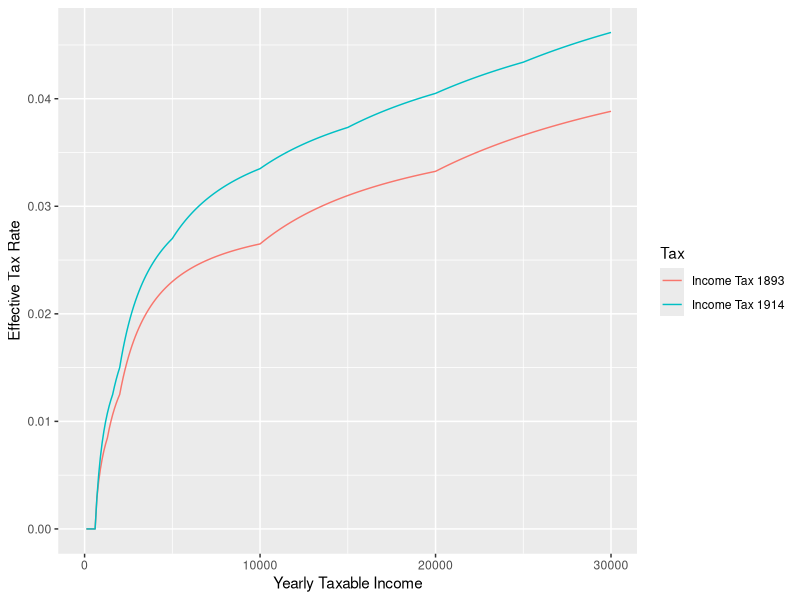
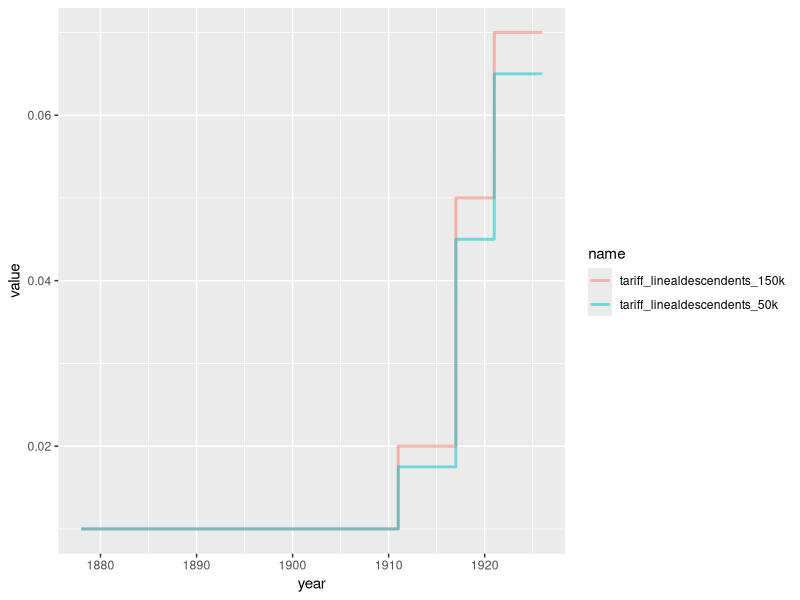

Reproduce these figures in R, in order.
## Figures for the tax rates of the income tax and the inheritance tax
library(tidyverse)

### Panel 1: Income tax

#### First, determine the marginal rates in a function
## 1893
tax_amount_1893 <- function(income){
    dplyr::case_when(between(income, 0, 649) ~ 0,
                     between(income, 650, 699) ~ 1.25,
                     between(income, 700, 749) ~ 2,
                     between(income, 750, 799) ~ 2.75,
                     between(income, 800, 849) ~ 3.50,
                     between(income, 850, 899) ~ 4.25,
                     between(income, 900, 949) ~ 5,
                     between(income, 950, 999) ~ 5.75,
                     between(income, 1000, 1049) ~ 6.50,
                     between(income, 1050, 1099) ~ 7.25,
                     between(income, 1100, 1149) ~ 8, 
                     between(income, 1150, 1199) ~ 8.75,
                     between(income, 1200, 1249) ~ 9.50,
                     between(income, 1250, 1299) ~ 10.25,
                     between(income, 1300, 1349) ~ 11,
                     between(income, 1350, 1399) ~ 12, 
                     between(income, 1400, 1449) ~ 13,
                     between(income, 1450, 1499) ~ 14,
                     between(income, 1500, 1999) ~ 15 + 2*((income - 1500)/100),
                     between(income, 2000, 9999) ~ 25 + 3*((income - 2000)/100),
                     between(income, 10000, 19999) ~ 265 + 4*((income - 10000)/100),
                     income >= 20000 ~ 665 + 5*((income - 20000)/100)
    )
}

tax_rate_1893 <- function(income){ tax_amount_1893(income) / income}

## 1914
tax_amount_1914 <- function(income){
    dplyr::case_when(between(income, 0, 649) ~ 0,
                     between(income, 650, 699) ~ 1,
                     between(income, 700, 749) ~ 2,
                     between(income, 750, 799) ~ 3,
                     between(income, 800, 849) ~ 4,
                     between(income, 850, 899) ~ 5,
                     between(income, 900, 949) ~ 6,
                     between(income, 950, 999) ~ 7,
                     between(income, 1000, 1049) ~ 8,
                     between(income, 1050, 1099) ~ 9,
                     between(income, 1100, 1149) ~ 10, 
                     between(income, 1150, 1199) ~ 11,
                     between(income, 1200, 1249) ~ 12,
                     between(income, 1250, 1299) ~ 13,
                     between(income, 1300, 1349) ~ 14,
                     between(income, 1350, 1399) ~ 15, 
                     between(income, 1400, 1449) ~ 16,
                     between(income, 1450, 1499) ~ 17,
                     between(income, 1500, 1549) ~ 18,
                     between(income, 1550, 1599) ~ 19,
                     between(income, 1600, 1999) ~ 20 + 2.5*((income - 1600)/100),
                     between(income, 2000, 4999) ~ 30 + 3.5*((income - 2000)/100),
                     between(income, 5000, 9999) ~ 135 + 4*((income - 5000)/100),
                     between(income, 10000, 14999) ~ 335 + 4.5*((income - 10000)/100),
                     between(income, 15000, 19999) ~ 560 + 5*((income - 15000)/100),
                     between(income, 20000, 24999) ~ 810 + 5.5*((income - 20000)/100),
                     income >= 25000 ~ 1085 + 6*((income - 25000)/100)
    )
}

tax_rate_1914 <- function(income){ tax_amount_1914(income) / income}

#### Then, determine the effective rate in a function

p1 <- data.frame(income = seq(0, 30000, 100)) %>%
    mutate(tax_rate1893 = tax_rate_1893(income),
           tax_rate1914 = tax_rate_1914(income)) %>%
    pivot_longer(c(tax_rate1893, tax_rate1914)) %>%
    mutate(name = if_else(name == "tax_rate1893", "Income Tax 1893", "Income Tax 1914")) %>%
    rename("Tax" = "name") %>%
    ggplot(aes(x = income, y = value, group = Tax, color = Tax)) + 
    geom_line() + ylab("Effective Tax Rate") + xlab("Yearly Taxable Income")

p1

### Inheritance Tax

### Make a graph, x axis = year, y axis = rate, groups = different inheritances (lineal descendants, lineal ascendants, brothers/sisters)
tribble(~ year, ~ tariff_linealdescendents_50k, ~ tariff_linealdescendents_150k,
        "01-01-1878", 0.01, 0.01,
        "31-12-1910", 0.01, 0.01,
        "01-01-1911", 0.0175, 0.02,
        "31-12-1916", 0.0175, 0.02,
        "01-01-1917", 0.045, 0.05,
        "31-12-1920", 0.045, 0.05,
        "01-01-1921", 0.065, 0.07,
        "31-12-1925", 0.065, 0.07) %>%
    mutate(year = lubridate::dmy(year)) %>%
    pivot_longer(contains("tariff")) %>%
    ggplot(aes(x = year, y = value, group = name, color = name)) + geom_line(size = 1, alpha = 0.5)

           